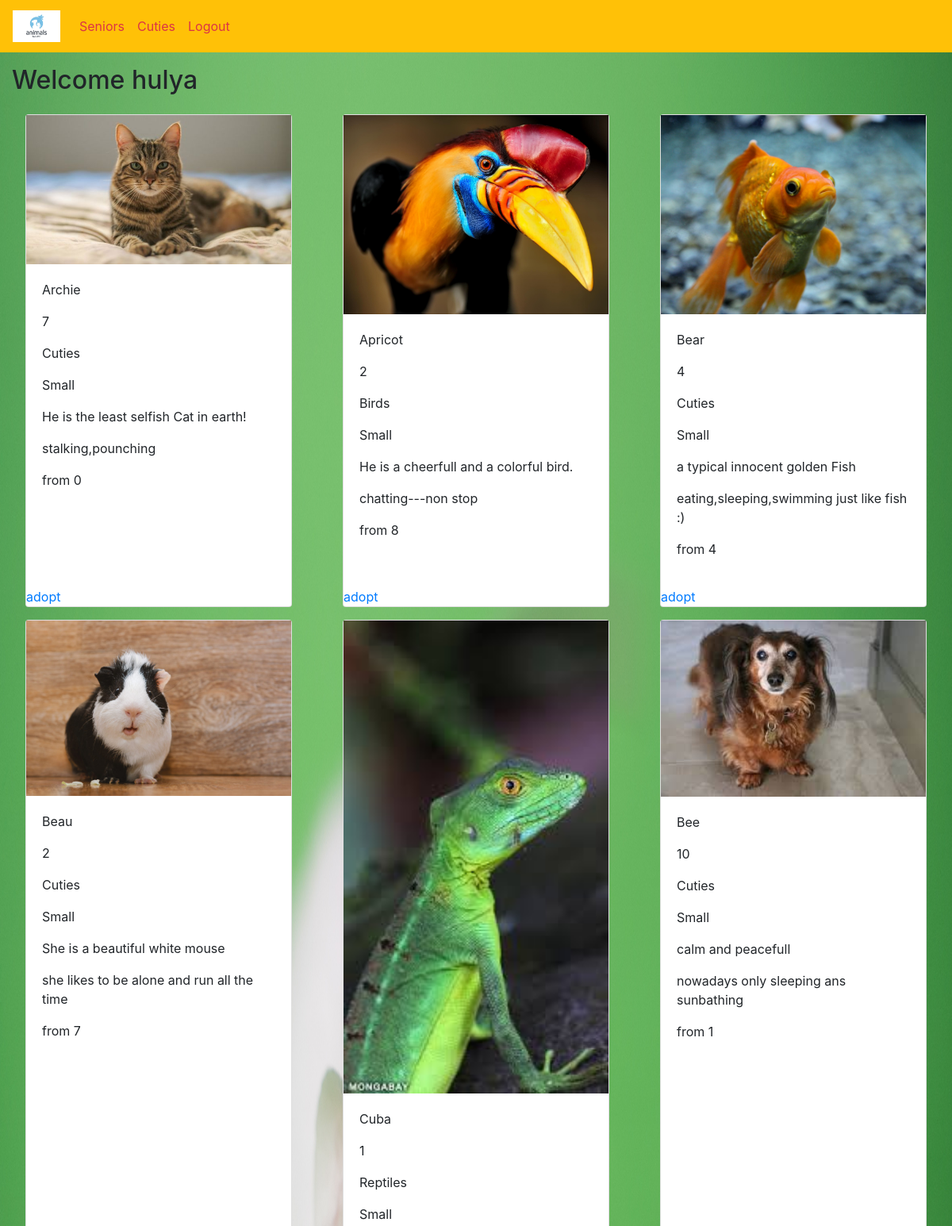
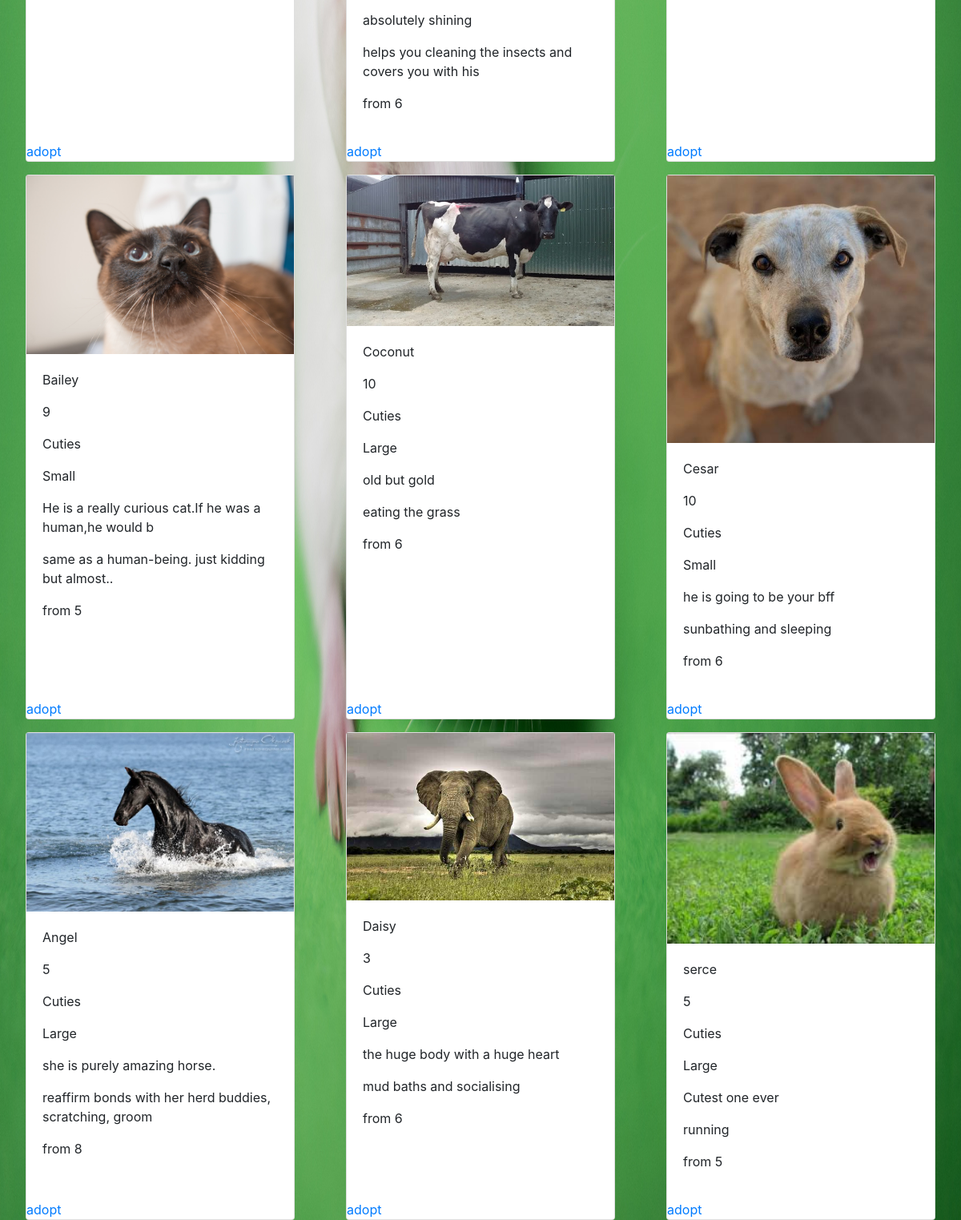
The page /home.php (signed in) on the database its author committed (2 pictures, top to bottom).
### tables this page shows
CREATE TABLE `users` (
  `userId` int(11) NOT NULL,
  `userName` varchar(30) NOT NULL,
  `userEmail` varchar(60) NOT NULL,
  `userPass` varchar(255) NOT NULL,
  `status` enum('user','admin') NOT NULL DEFAULT 'user'
);

CREATE TABLE `animal` (
  `animal_id` int(11) NOT NULL,
  `animal_name` varchar(55) DEFAULT NULL,
  `animal_age` int(2) DEFAULT NULL,
  `animal_type` enum('Birds','Reptiles','Cuties') DEFAULT NULL,
  `animal_size` enum('Small','Large') DEFAULT NULL,
  `description` varchar(55) DEFAULT NULL,
  `animal_img` varchar(55) DEFAULT NULL,
  `hobbies` varchar(55) DEFAULT NULL,
  `fk_location_id` int(11) DEFAULT NULL
);

### home.php (the view, shortened to what this page needs)
<?php
	require_once 'actions/db_connect.php';
	$res = mysqli_query($conn, "SELECT * FROM users WHERE userId=".$_SESSION['user']);
	$userRow = mysqli_fetch_array($res, MYSQLI_ASSOC);
	$resPets = mysqli_query($conn, "SELECT * FROM animal");
?>
<!DOCTYPE html>
<html>
<head>
	<link rel="stylesheet" href="https://stackpath.bootstrapcdn.com/bootstrap/4.5.0/css/bootstrap.min.css">
	<link rel="stylesheet" href="style.css">
</head>
<body>
	<nav class="navbar navbar-expand-sm bg-warning navbar-dark sticky-top">
		<a class="navbar-brand" href="home.php">
    		<img src="images/logo.jpg" alt="Logo" style="width:60px;">
  		</a>
  		<ul class="navbar-nav">
    		<li class="nav-item">
      			<a class="nav-link text-danger" href="senior.php">Seniors</a>
    		</li>
    		<li class="nav-item">
      			<a class="nav-link text-danger" href="general.php">Cuties</a>
    		</li>
    		<li class="nav-item">
      			<a class="nav-link text-danger" href="logout.php?logout">Logout</a>
    		</li>
  		</ul>
	</nav>
	<div class="container-fluid">
		<div class="welcome mt-3">
			<p class="h2"> Welcome <?php echo $userRow['userName']?> </p>
		</div>
		<div class="row justify-content-around">
		<?php
			if(mysqli_num_rows($resPets) == 0) {
				echo "no Pets";
			}else {
				$rows = $resPets->fetch_all(MYSQLI_ASSOC);
				foreach ($rows as $value) {
					echo "<div class='card self mt-3'>
							<img class='img-fluid' src='".$value["animal_img"]."'>
  							<div class='card-body'>
  								<p>".$value["animal_name"]."</p>
  								<p>".$value["animal_age"]."</p>
  								<p>".$value["animal_type"]."</p>
  								<p>".$value["animal_size"]."</p>
  								<p>".$value["description"]."</p>
  								<p>".$value["hobbies"]."</p>
  								<p>from ".$value["fk_location_id"]."</p>
  							</div>
							<a href=''>adopt</a>
					 </div>";
				}
			}
		?>
		</div>
	</div>
</body>
</html>

### style.css (style rules this page uses)
body { background-image: url("images/GreenMouse.jpeg"); background-size: 100% 100%; }
.self { width: 21em; }

### rows shown on the page
users: userName "hulya"
animal: animal_img (picture), animal_name "Archie", animal_age "7", animal_type "Cuties", animal_size "Small", description "He is the least selfish Cat in earth!", hobbies "stalking,pounching", fk_location "0"
animal: animal_img (picture), animal_name "Apricot", animal_age "2", animal_type "Birds", animal_size "Small", description "He is a cheerfull and a colorful bird.", hobbies "chatting---non stop", fk_location "8"
animal: animal_img (picture), animal_name "Bear", animal_age "4", animal_type "Cuties", animal_size "Small", description "a typical innocent golden Fish", hobbies "eating,sleeping,swimming just like fish :)", fk_location "4"
animal: animal_img (picture), animal_name "Beau", animal_age "2", animal_type "Cuties", animal_size "Small", description "She is a beautiful white mouse", hobbies "she likes to be alone and run all the time", fk_location "7"
animal: animal_img (picture), animal_name "Cuba", animal_age "1", animal_type "Reptiles", animal_size "Small", description "absolutely shining", hobbies "helps you cleaning the insects and covers you with his", fk_location "6"
animal: animal_img (picture), animal_name "Bee", animal_age "10", animal_type "Cuties", animal_size "Small", description "calm and peacefull", hobbies "nowadays only sleeping ans sunbathing", fk_location "1"
animal: animal_img (picture), animal_name "Bailey", animal_age "9", animal_type "Cuties", animal_size "Small", description "He is a really curious cat.If he was a human,he would b", hobbies "same as a human-being. just kidding but almost..", fk_location "5"
animal: animal_img (picture), animal_name "Coconut", animal_age "10", animal_type "Cuties", animal_size "Large", description "old but gold", hobbies "eating the grass", fk_location "6"
animal: animal_img (picture), animal_name "Cesar", animal_age "10", animal_type "Cuties", animal_size "Small", description "he is going to be your bff", hobbies "sunbathing and sleeping", fk_location "6"
animal: animal_img (picture), animal_name "Angel", animal_age "5", animal_type "Cuties", animal_size "Large", description "she is purely amazing horse.", hobbies "reaffirm bonds with her herd buddies, scratching, groom", fk_location "8"
animal: animal_img (picture), animal_name "Daisy", animal_age "3", animal_type "Cuties", animal_size "Large", description "the huge body with a huge heart", hobbies "mud baths and socialising", fk_location "6"
animal: animal_img (picture), animal_name "serce", animal_age "5", animal_type "Cuties", animal_size "Large", description "Cutest one ever", hobbies "running", fk_location "5"
